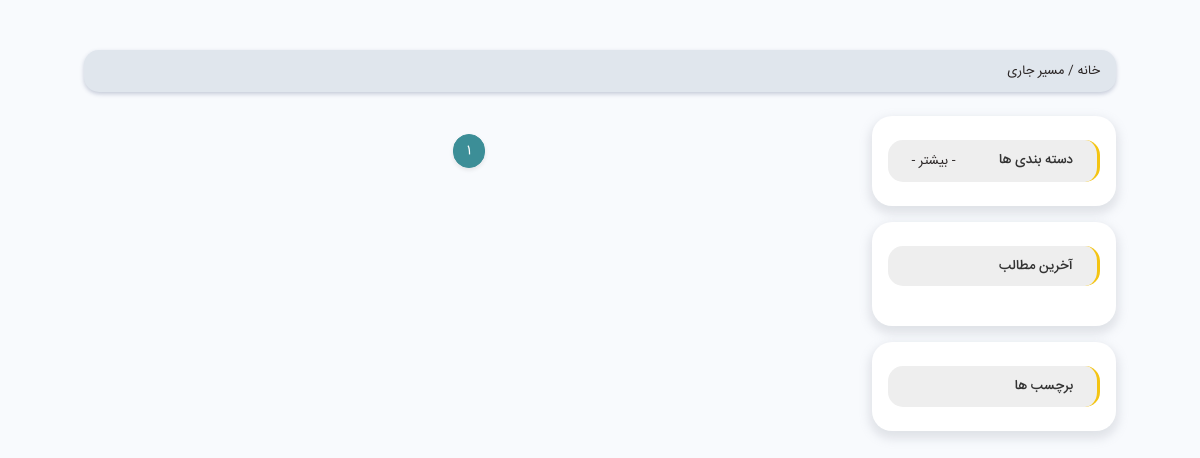
The app's page /blogs, older data.
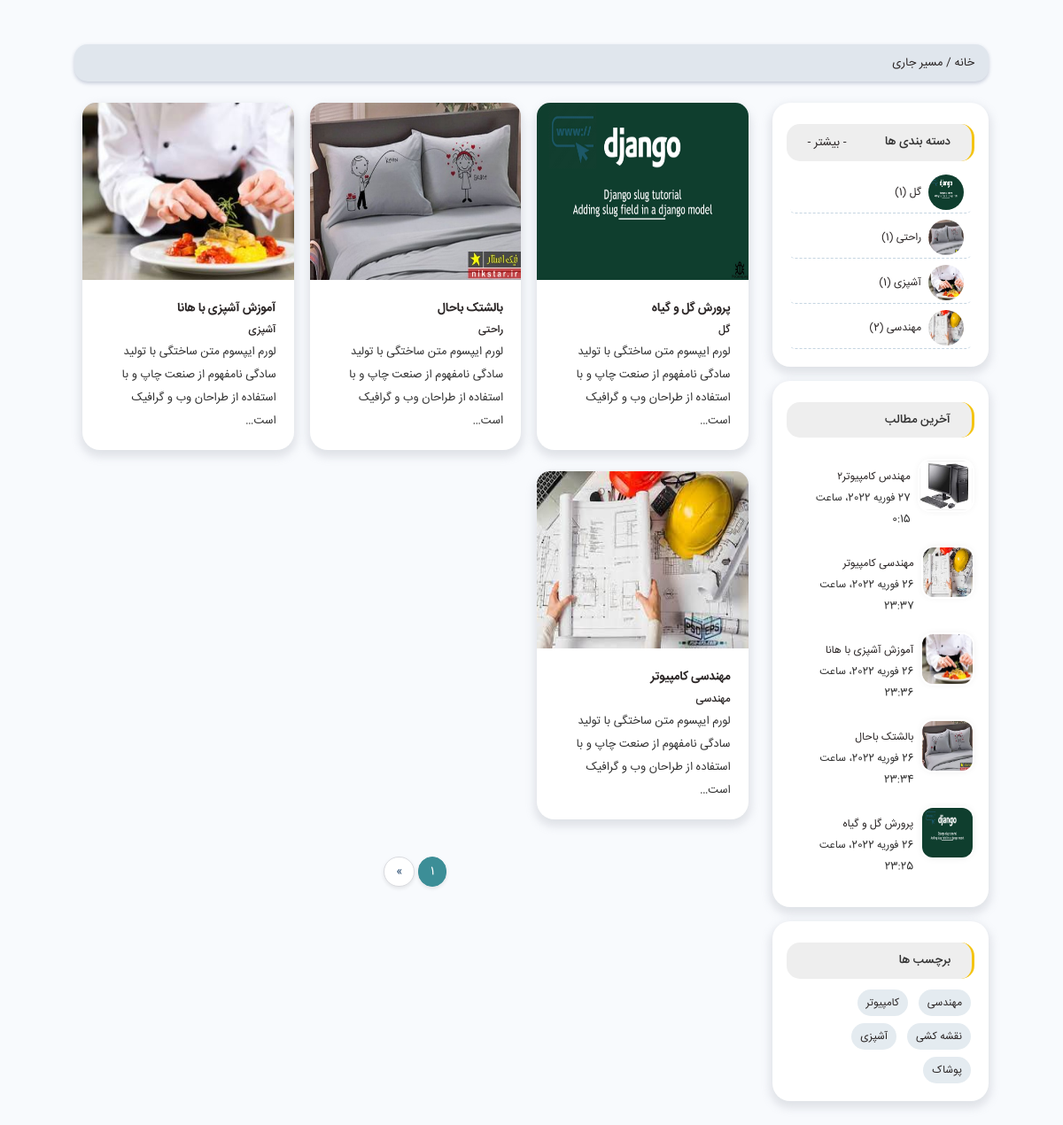
The same page, newer data.
### domain/models.py (models this page shows, shortened)
class Category(models.Model):
    title = models.CharField(max_length=100, unique=True,verbose_name="عنوان")
    parent = models.ForeignKey(
        "self", on_delete=models.CASCADE, related_name="children", blank=True, null=True, verbose_name="والد"
    )
    cover = models.ImageField(
        upload_to="images/pages", verbose_name="عکس کاور"
    )

class Page(models.Model):
    title = models.CharField(max_length=450,verbose_name="عنوان")
    description = models.TextField(verbose_name="توضیحات")
    slug = models.SlugField(max_length=200, unique=True,verbose_name="اسلاگ")
    category = models.ForeignKey(Category, on_delete=models.CASCADE,related_name='pages',verbose_name="دسته بندی")
    tags = models.ManyToManyField(Tag,related_name='pages',verbose_name="برچسب")
    content = RichTextField(verbose_name="بدنه صفحه")
    page_group = models.ForeignKey(PageGroup, on_delete=models.CASCADE,verbose_name="گروه صفحه")
    cover = models.ImageField(
        upload_to="images/pages",verbose_name="عکس کاور"
    )
    published_at = models.DateTimeField(default=timezone.now,verbose_name="تاریخ انتشار")
    created_at = models.DateTimeField(auto_now_add=True)
    updated_at = models.DateTimeField(auto_now=True)
    is_active = models.BooleanField(default=True,verbose_name="وضعیت")

class Tag(models.Model):
    title = models.CharField(max_length=100, unique=True,verbose_name="عنوان")

### apps/home/views.py (the view)
# urls.py: path('blogs',Blogs.as_view()),
class Blogs(ListView):
    model = Page
    template_name = 'home/blogs.html'
    paginate_by = 4
    extra_context = {
        'categories':Category.objects.all(),
        'last_blogs':Page.objects.order_by('-created_at')[:5],
        'tags':Tag.objects.all()[:5],
    }

### templates/home/blogs.html (shortened to what this page needs)
{% extends 'base.html' %}
{% block content %}
        <section class="container mt-4 mb-2">
            <div class="row">
                <div class="col-12">
                    <div class="breadcrumb radius15 shadow-sm">
                        <ul>
                            <li><a href="#">خانه / </a></li>
                            <li><a href="#" class="current">مسیر جاری</a></li>
                        </ul>
                    </div>
                </div>
            </div>
        </section>
        <section class="container mb-4">
            <div class="row">
                <div class="col-xl-3 order-xl-0 order-1 mb-4">
                    <div class="card pcountry cati p-3 mb-3">
                        <div class="d-flex flex-row justify-content-between bg-light py-2 px-4 my-2 bright radius15">
                            <h2>دسته بندی ها</h2>
                            <a href="#">- بیشتر -</a>
                        </div>
                        <ul class="list-unstyled">
                            {% for category in categories %}
                            <li><a href="#"><img src="{{ category.cover.url }}" class="ml-2" /><span>{{ category.title }} ({{ category.pages.all|length }})</span></a></li>
                            {% endfor %}
                        </ul>
                    </div>
                    <div class="card thumb-post p-3 mb-3">
                        <h2 class="bg-light py-2 px-4 mt-2 mb-4 bright radius15">آخرین مطالب</h2>
                        <ul class="fa12">
                            {% for last_blog in last_blogs %}
                                                            <li>
                                <div class="d-flex flex-row">
                                    <a href="#"><img src="{{ last_blog.cover.url }}" /></a>
                                    <div class="m-2">
                                        <p><a href="#">{{ last_blog.title }}</a></p>
                                        <span>{{ last_blog.created_at }}</span>
                                    </div>
                                </div>
                            </li>
                            {% endfor %}
                        </ul>
                    </div>
                    <div class="card pcolor  p-3 mb-3">
                        <h2 class="bg-light py-2 px-4 my-2 bright radius15">برچسب ها</h2>
                        <ul>
                            {% for tag in tags %}
                            <li><a href="#">{{ tag.title }}</a></li>
                            {% endfor %}
                        </ul>
                    </div>
                </div>
                <div class="col-xl-9  order-xl-1 order-0 mb-4">
                            <div class="row">
                                {% for blog in object_list %}
                                <div class="col-lg-4 col-sm-6 mb-4">
                                    <div class="card">
                                        <a href="blog_destails.html"><img class="card-img-top" style="height: 200px" src="{{ blog.cover.url }}" alt="Card image"></a>
                                        <div class="card-body">
                                            <h2 class="IRANSans_Bold"><a href="blog_destails.html">{{ blog.title }}</a></h2>
                                            <span class="text-primary fa12 IRANSans_Medium"><a href="#">{{ blog.category.title }}</a></span>
                                            <p>
                                               {{ blog.description }}
                                            </p>
                                        </div>
                                    </div>
                                </div>
                                {% endfor %}
                            </div>
                    <div class="row mt-3">
                        <div class="col-12 text-center mx-auto">
                            <ul class="pagination  justify-content-center">
                                <li class="page-item active"><a class="page-link" href="#">{{ page_obj.number }}</a></li>
                                {% if page_obj.has_next %}
                                <li class="page-item"><a class="page-link" href="?page={{ page_obj.next_page_number }}">»</a></li>
                            {% endif %}
                            </ul>
                        </div>
                    </div>
                </div>
            </div>
        </section>
{% endblock %}

### templates/base.html (shortened to what this page needs)
﻿<!DOCTYPE html>
<html dir="rtl" lang="fa-IR">
{% load static %}
{% load base_tags %}
<head>
    <link href="{% static 'main/Css/Main.css' %}" rel="stylesheet">
    <link href="{% static 'main/Css/Menu-demo6.css' %}" rel="stylesheet">
    <link href="{% static 'main/Css/Style.css' %}" rel="stylesheet">
    <link href="{% static 'main/Css/owl.carousel.min.css' %}" rel="stylesheet">
    <link href="{% static 'main/Css/owl.theme.min.css' %}" rel="stylesheet">
</head>
<body>
{% block content %}{% endblock %}
</body>
</html>

Row changes from the older to the newer data that the page shows:
added Category: cover (picture), title "گل", pages.all|length "1"
added Category: cover (picture), title "راحتی", pages.all|length "1"
added Category: cover (picture), title "آشپزی", pages.all|length "1"
added Category: cover (picture), title "مهندسی", pages.all|length "2"
added Page: cover (picture), title "مهندس کامپیوتر۲", created_at "27 فوریه 2022، ساعت 0:15", shown under "آخرین مطالب"
added Page: cover (picture), title "مهندسی کامپیوتر", created_at "26 فوریه 2022، ساعت 23:37", category "مهندسی", description "لورم ایپسوم متن ساختگی با تولید سادگی نامفهوم از صنعت چاپ و با استفاده از طراحان وب و گرافیک است…"
added Page: cover (picture), title "آموزش آشپزی با هانا", created_at "26 فوریه 2022، ساعت 23:36", category "آشپزی", description "لورم ایپسوم متن ساختگی با تولید سادگی نامفهوم از صنعت چاپ و با استفاده از طراحان وب و گرافیک است…"
added Page: cover (picture), title "بالشتک باحال", created_at "26 فوریه 2022، ساعت 23:34", category "راحتی", description "لورم ایپسوم متن ساختگی با تولید سادگی نامفهوم از صنعت چاپ و با استفاده از طراحان وب و گرافیک است…"
added Page: cover (picture), title "پرورش گل و گیاه", created_at "26 فوریه 2022، ساعت 23:25", category "گل", description "لورم ایپسوم متن ساختگی با تولید سادگی نامفهوم از صنعت چاپ و با استفاده از طراحان وب و گرافیک است…"
added Tag: title "مهندسی"
added Tag: title "کامپیوتر"
added Tag: title "نقشه کشی"
added Tag: title "آشپزی"
added Tag: title "پوشاک"
